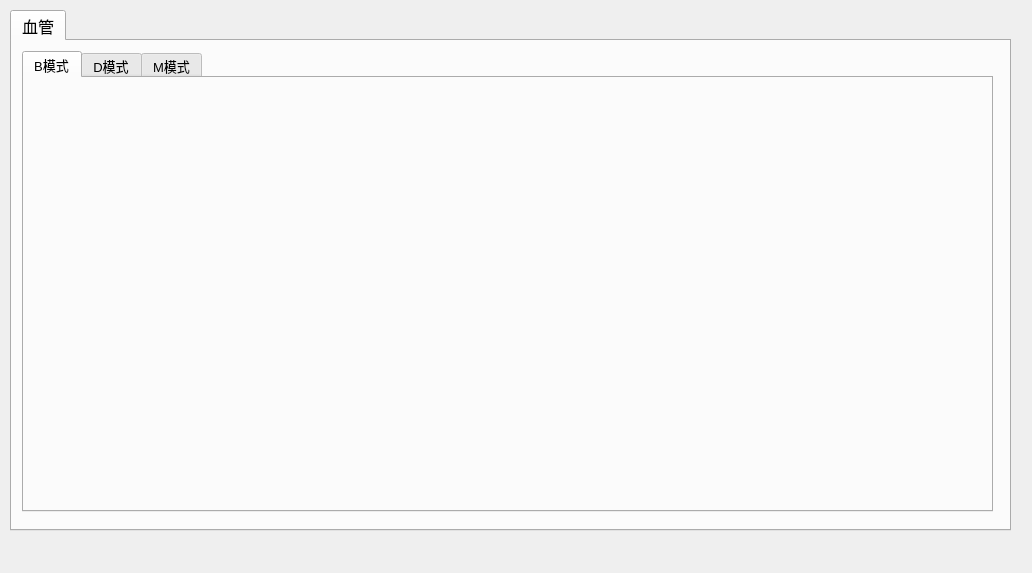
<?xml version="1.0" encoding="UTF-8"?>
<ui version="4.0">
 <class>Form</class>
 <widget class="QWidget" name="Form">
  <property name="geometry">
   <rect>
    <x>0</x>
    <y>0</y>
    <width>1032</width>
    <height>573</height>
   </rect>
  </property>
  <property name="windowTitle">
   <string>Form</string>
  </property>
  <widget class="QTabWidget" name="tabWidget">
   <property name="geometry">
    <rect>
     <x>10</x>
     <y>10</y>
     <width>1001</width>
     <height>521</height>
    </rect>
   </property>
   <property name="font">
    <font>
     <pointsize>12</pointsize>
    </font>
   </property>
   <property name="currentIndex">
    <number>0</number>
   </property>
   <widget class="QWidget" name="tab_vas">
    <property name="font">
     <font>
      <pointsize>12</pointsize>
     </font>
    </property>
    <attribute name="title">
     <string>血管</string>
    </attribute>
    <widget class="QTabWidget" name="tabWidget_2">
     <property name="geometry">
      <rect>
       <x>10</x>
       <y>10</y>
       <width>971</width>
       <height>461</height>
      </rect>
     </property>
     <property name="font">
      <font>
       <pointsize>10</pointsize>
      </font>
     </property>
     <property name="currentIndex">
      <number>0</number>
     </property>
     <widget class="QWidget" name="tab_ob_b">
      <attribute name="title">
       <string>B模式</string>
      </attribute>
     </widget>
     <widget class="QWidget" name="tab_ob_d">
      <attribute name="title">
       <string>D模式</string>
      </attribute>
     </widget>
     <widget class="QWidget" name="tab_ob_m">
      <attribute name="title">
       <string>M模式</string>
      </attribute>
     </widget>
    </widget>
   </widget>
  </widget>
 </widget>
 <resources/>
 <connections/>
</ui>
